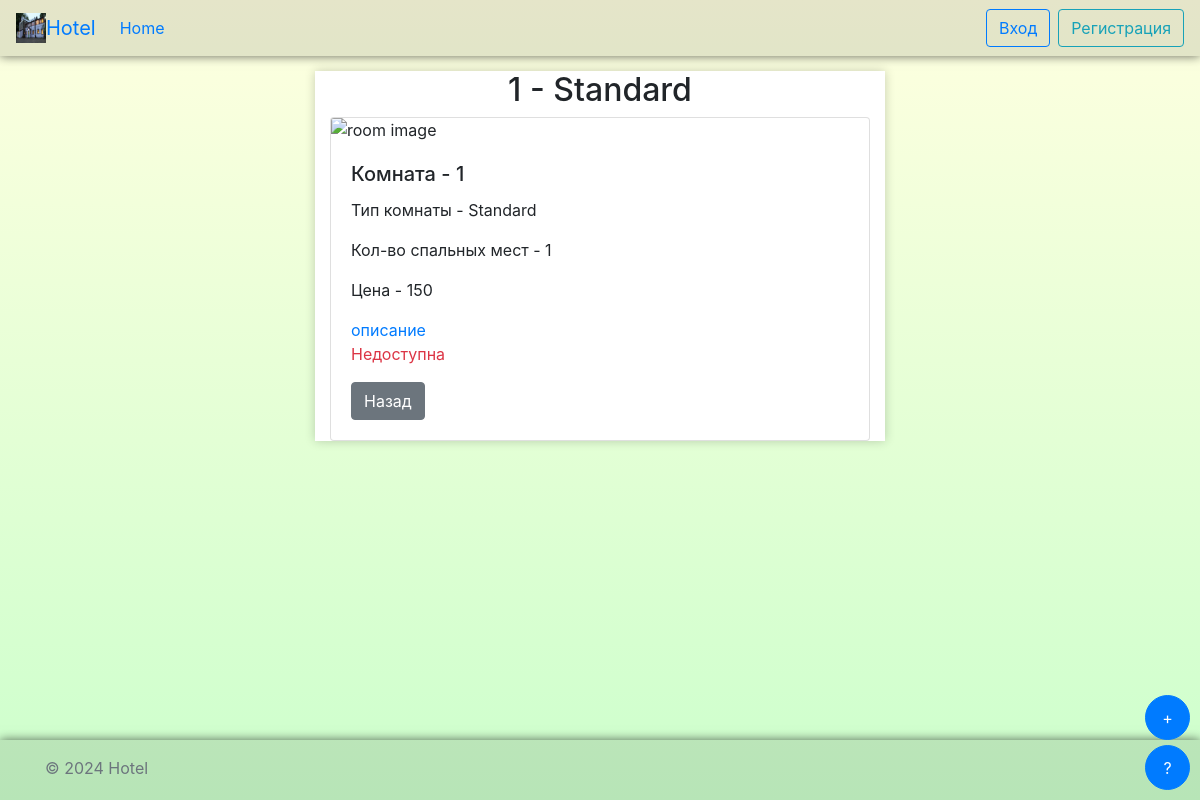
/1/, run on the app's committed database.
### rooms/models.py (models this page shows, shortened)
class Room(models.Model):
    id = models.AutoField(primary_key=True)
    room_type = models.ForeignKey(RoomType, on_delete=models.CASCADE)
    number = models.IntegerField()
    beds = models.IntegerField()
    price = models.IntegerField()
    is_available = models.BooleanField(default=True)
    image = models.ImageField(upload_to='room_images/', null=True, blank=True)
    description = models.TextField(null=True, blank=True)
    is_deleted = models.BooleanField(default=False)

class RoomType(models.Model):
    id = models.AutoField(primary_key=True)
    name = models.CharField(max_length=50)
    description = models.TextField(null=True, blank=True)

### rooms/views.py (the view)
# urls.py: path('<int:room_id>/', views.room_detail, name='room_detail'),
def room_detail(request, room_id):
    room = Room.objects.get(id=room_id)
    if request.user.is_authenticated:
        is_in_basket = Basket.objects.filter(user=request.user, room=room).exists()
        return render(request, 'rooms/room_detail.html', {'room': room, 'is_in_basket': is_in_basket})
    return render(request, 'rooms/room_detail.html', {'room': room})

### templates/rooms/room_detail.html (shortened to what this page needs)
{% extends 'layout.html' %}
{% block content %}
    <div class="row">
        <div class="col-3"></div>
        <div class="col-6 bg-white" style="box-shadow: 0 0 10px rgba(0, 0, 0, 0.2)">
            <h2 class="text-center">{{ room.number }} - {{ room.room_type.name }}</h2>
            <div class="card">
                <img src="https://i.ytimg.com/vi/7niYPpflrRc/maxresdefault.jpg" class="card-img-top" alt="room image">
                <div class="card-body">
                    <h5 class="card-title">Комната - {{ room.number }}</h5>
                    <p class="card-text">Тип комнаты - {{ room.room_type.name }}</p>
                    <p class="card-text">Кол-во спальных мест - {{ room.beds }}</p>
                    <p class="card-text">Цена - {{ room.price }}</p>
                    <a data-toggle="collapse" href="#collapseExample" role="button"
                       aria-expanded="false" aria-controls="collapseExample">
                        описание
                    </a>
                    <p class="card-text {% if room.is_available %}text-success{% else %}text-danger{% endif %}">
                        {% if room.is_available %}Доступна{% else %}Недоступна{% endif %}</p>
                    <a href="{% url 'room_list' %}" class="btn btn-secondary">Назад</a>
                </div>
            </div>
        </div>
        <div class="col-3"></div>
    </div>
{% endblock %}

### data on the page
Room: number "1", room_type.name "Standard", beds "1", price "150"
